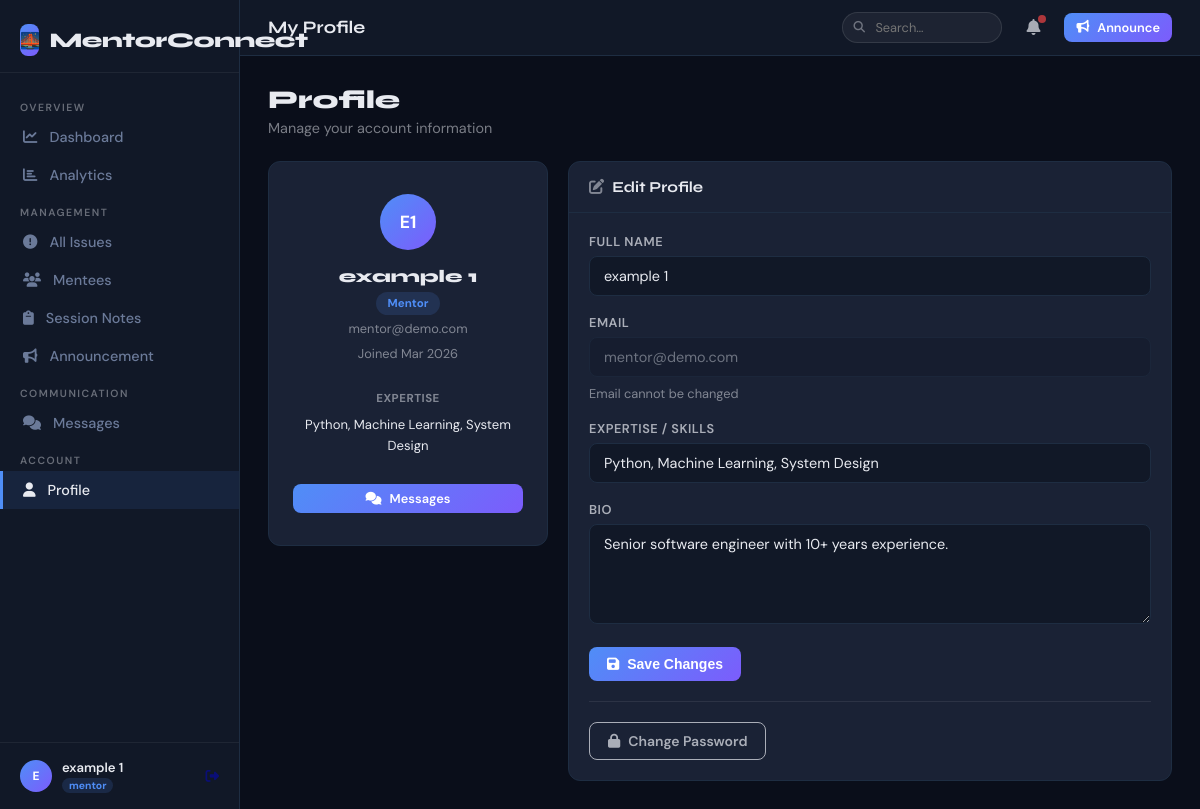
The app's page /profile (signed in) with its own data.
### mentor_app/app.py (models this page shows)
class User(db.Model):
    id = db.Column(db.Integer, primary_key=True)
    name = db.Column(db.String(100), nullable=False)
    email = db.Column(db.String(120), unique=True, nullable=False)
    password = db.Column(db.String(200), nullable=False)
    role = db.Column(db.String(20), nullable=False)  # 'mentor' or 'mentee'
    bio = db.Column(db.Text, default='')
    expertise = db.Column(db.String(200), default='')
    avatar_initial = db.Column(db.String(2), default='')
    created_at = db.Column(db.DateTime, default=datetime.utcnow)
    is_active = db.Column(db.Boolean, default=True)
    issues_raised = db.relationship('Issue', foreign_keys='Issue.raised_by', backref='raiser', lazy=True)
    issues_assigned = db.relationship('Issue', foreign_keys='Issue.assigned_to', backref='assignee', lazy=True)
    messages_sent = db.relationship('Message', foreign_keys='Message.sender_id', backref='sender', lazy=True)

### mentor_app/app.py (the view)
@app.route('/profile')
@login_required
def profile():
    user = get_current_user()
    return render_template('profile.html', user=user)

### mentor_app/app.py (called while the page is built)
def login_required(f):
    from functools import wraps
    @wraps(f)
    def decorated(*args, **kwargs):
        if 'user_id' not in session:
            return redirect(url_for('login'))
        return f(*args, **kwargs)
    return decorated

def get_current_user():
    if 'user_id' in session:
        return User.query.get(session['user_id'])
    return None

def time_ago(dt):
    now = datetime.utcnow()
    diff = now - dt
    seconds = diff.total_seconds()
    if seconds < 60: return 'just now'
    elif seconds < 3600: return f"{int(seconds//60)}m ago"
    elif seconds < 86400: return f"{int(seconds//3600)}h ago"
    elif seconds < 604800: return f"{int(seconds//86400)}d ago"
    else: return dt.strftime('%b %d')

@app.context_processor
def inject_notifications():
    if 'user_id' in session:
        notifs = Notification.query.filter_by(
            user_id=session['user_id'], is_read=False
        ).order_by(Notification.created_at.desc()).limit(8).all()
        return {'g_notifs': notifs, 'g_notif_count': len(notifs)}
    return {'g_notifs': [], 'g_notif_count': 0}

### mentor_app/templates/profile.html (shortened to what this page needs)
{% extends "base.html" %}
{% block page_title %}My Profile{% endblock %}
{% block content %}
<div class="page-header fade-up">
  <h2>Profile</h2>
  <p>Manage your account information</p>
</div>
<div class="grid-2 fade-up delay-1" style="grid-template-columns:280px 1fr;align-items:start">
  <div class="card" style="text-align:center">
    <div class="card-body" style="padding:32px 24px">
      <div class="avatar-lg" style="margin:0 auto 16px">{{ user.avatar_initial or user.name[0] }}</div>
      <div style="font-family:'Syne',sans-serif;font-size:1.1rem;font-weight:800;margin-bottom:4px">{{ user.name }}</div>
      <span class="badge-role">{{ user.role.title() }}</span>
      <div class="text-muted text-sm mt-1" style="margin-top:8px">{{ user.email }}</div>
      <div class="text-muted text-sm mt-1">Joined {{ user.created_at.strftime('%b %Y') }}</div>
      {% if user.expertise %}
      <div style="margin-top:16px;padding:12px;border-radius:8px;font-size:0.82rem;line-height:1.6"
           class="{% if session.get('role')=='mentor' %}{% endif %}">
        <div style="font-weight:700;font-size:0.72rem;text-transform:uppercase;letter-spacing:0.5px;opacity:0.5;margin-bottom:6px">Expertise</div>
        {{ user.expertise }}
      </div>
      {% endif %}
      <div class="mt-2">
        <a href="{{ url_for('messages') }}" class="btn btn-primary btn-sm" style="width:100%;justify-content:center">
          <i class="fas fa-comments"></i> Messages
        </a>
      </div>
    </div>
  </div>
  <div class="card">
    <div class="card-header"><span><i class="fas fa-edit" style="margin-right:8px;opacity:0.5"></i>Edit Profile</span></div>
    <div class="card-body">
      <form method="POST" action="{{ url_for('edit_profile') }}">
        <div class="form-group">
          <label class="form-label">Full Name</label>
          <input type="text" name="name" class="input-field" value="{{ user.name }}" required>
        </div>
        <div class="form-group">
          <label class="form-label">Email</label>
          <input type="email" class="input-field" value="{{ user.email }}" disabled style="opacity:0.4;cursor:not-allowed">
          <div class="text-muted text-sm mt-1">Email cannot be changed</div>
        </div>
        <div class="form-group">
          <label class="form-label">Expertise / Skills</label>
          <input type="text" name="expertise" class="input-field" value="{{ user.expertise }}" placeholder="Python, Data Science...">
        </div>
        <div class="form-group">
          <label class="form-label">Bio</label>
          <textarea name="bio" class="input-field" rows="4" placeholder="Tell us about yourself...">{{ user.bio }}</textarea>
        </div>
        <button type="submit" class="btn btn-primary"><i class="fas fa-save"></i> Save Changes</button>
      </form>
      <div style="margin-top:20px;padding-top:20px;border-top:1px solid rgba(255,255,255,0.08)">
        <a href="{{ url_for('change_password') }}" class="btn btn-outline" style="color:inherit"><i class="fas fa-lock"></i> Change Password</a>
      </div>
    </div>
  </div>
</div>
{% endblock %}

### mentor_app/templates/base.html (shortened to what this page needs)
<!DOCTYPE html>
<html lang="en">
<head>
<link rel="stylesheet" href="https://cdnjs.cloudflare.com/ajax/libs/font-awesome/6.5.0/css/all.min.css">
</head>
<body class="{% if session.get('role') == 'mentor' %}mentor-theme{% else %}mentee-theme{% endif %}">
{% if session.get('user_id') %}
<div class="app-layout">
  <nav class="sidebar">
    <div class="sidebar-logo">
      <div class="logo-icon">🌉</div>
      MentorConnect
    </div>
    <div class="sidebar-nav">
      {% if session.get('role') == 'mentor' %}
      <div class="nav-section">Overview</div>
      <a href="{{ url_for('dashboard') }}" class="nav-link {% if request.endpoint == 'dashboard' %}active{% endif %}">
        <i class="fas fa-chart-line"></i> Dashboard
      </a>
      <a href="{{ url_for('analytics') }}" class="nav-link {% if request.endpoint == 'analytics' %}active{% endif %}">
        <i class="fas fa-chart-bar"></i> Analytics
      </a>
      <div class="nav-section">Management</div>
      <a href="{{ url_for('dashboard') }}#issues" class="nav-link">
        <i class="fas fa-exclamation-circle"></i> All Issues
      </a>
      <a href="{{ url_for('manage_users') }}" class="nav-link {% if request.endpoint == 'manage_users' %}active{% endif %}">
        <i class="fas fa-users"></i> Mentees
      </a>
      <a href="{{ url_for('session_notes') }}" class="nav-link {% if request.endpoint == 'session_notes' %}active{% endif %}">
        <i class="fas fa-clipboard"></i> Session Notes
      </a>
      <a href="{{ url_for('new_announcement') }}" class="nav-link {% if request.endpoint == 'new_announcement' %}active{% endif %}">
        <i class="fas fa-bullhorn"></i> Announcement
      </a>
      {% endif %}
      <div class="nav-section">Communication</div>
      <a href="{{ url_for('messages') }}" class="nav-link {% if request.endpoint in ['messages','conversation'] %}active{% endif %}">
        <i class="fas fa-comments"></i> Messages
        {% set unread = namespace(count=0) %}
      </a>
      <div class="nav-section">Account</div>
      <a href="{{ url_for('profile') }}" class="nav-link {% if request.endpoint == 'profile' %}active{% endif %}">
        <i class="fas fa-user"></i> Profile
      </a>
    </div>
    <div class="sidebar-footer">
      <div class="user-chip">
        <div class="avatar">{{ session.get('name','?')[0].upper() }}</div>
        <div>
          <div style="font-weight:600;font-size:0.82rem;">{{ session.get('name','User') }}</div>
          <span class="badge-role" style="font-size:0.65rem;padding:1px 7px;border-radius:10px;">{{ session.get('role','') }}</span>
        </div>
        <a href="{{ url_for('logout') }}" style="margin-left:auto;opacity:0.4;text-decoration:none;font-size:0.85rem;" title="Logout"><i class="fas fa-sign-out-alt"></i></a>
      </div>
    </div>
  </nav>
  <div class="main-content">
    <div class="top-bar">
      <h1>{% block page_title %}{% endblock %}</h1>
      <div class="flex items-center gap-2">
        <form action="{{ url_for('search') }}" method="GET" style="position:relative">
          <input name="q" type="text" placeholder="Search…" value="{{ request.args.get('q','') }}"
            style="padding:6px 12px 6px 32px;border-radius:20px;border:1px solid rgba(255,255,255,0.1);
            background:rgba(255,255,255,0.05);color:inherit;font-size:0.8rem;width:160px;outline:none;
            font-family:'DM Sans',sans-serif;">
          <i class="fas fa-search" style="position:absolute;left:11px;top:50%;transform:translateY(-50%);font-size:0.72rem;opacity:0.4"></i>
        </form>
        <div style="position:relative">
          <button onclick="toggleNotifPanel()" style="background:transparent;border:none;cursor:pointer;color:inherit;
            padding:6px 8px;border-radius:8px;position:relative;font-size:1rem;opacity:0.7">
            <i class="fas fa-bell"></i>
            {% if g_notif_count > 0 %}
            <span style="position:absolute;top:2px;right:2px;width:8px;height:8px;background:var(--danger);border-radius:50%;display:block"></span>
            {% endif %}
          </button>
        </div>
        {% if session.get('role') == 'mentee' %}
        <a href="{{ url_for('new_issue') }}" class="btn btn-primary btn-sm"><i class="fas fa-plus"></i> Raise Issue</a>
        {% else %}
        <a href="{{ url_for('new_announcement') }}" class="btn btn-primary btn-sm"><i class="fas fa-bullhorn"></i> Announce</a>
        {% endif %}
      </div>
    </div>
    <div class="page-body">
      {% block content %}{% endblock %}
    </div>
  </div>
</div>
{% else %}
{% block public_content %}{% endblock %}
{% endif %}
</body>
</html>

### records on screen
User: get "example 1", get "mentor", avatar_initial "E1", name "example 1", role "Mentor", email "mentor@demo.com", created_at "Mar 2026", expertise "Python, Machine Learning, System Design", bio "Senior software engineer with 10+ years experience."

### other values on screen
{{ session.get('name','?')[0].upper() }} "E"
